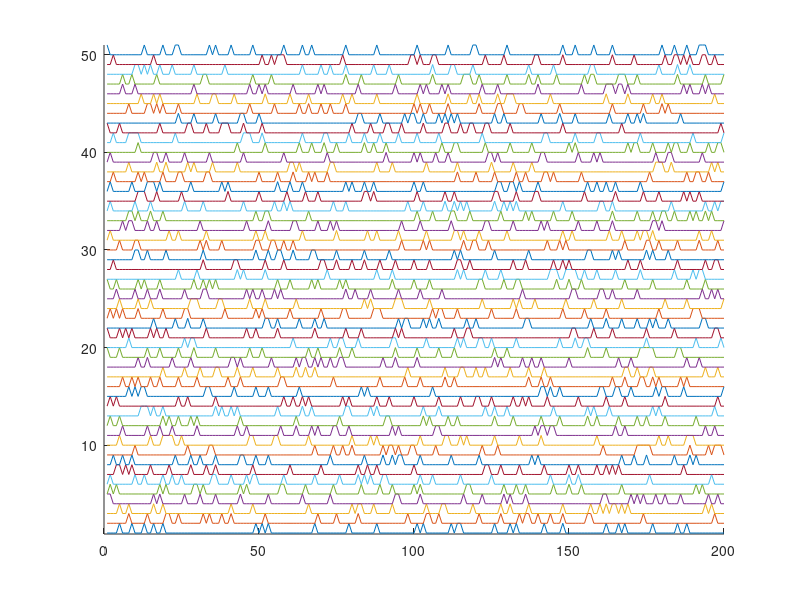
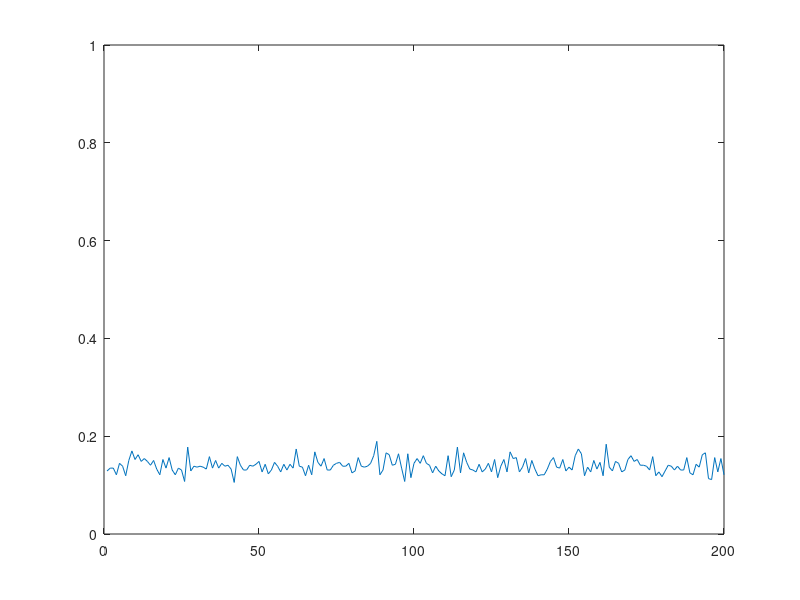
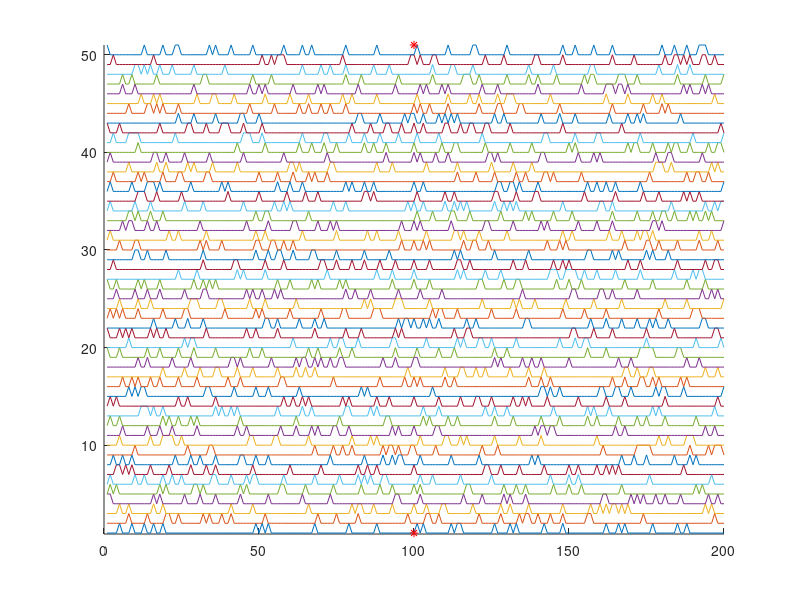
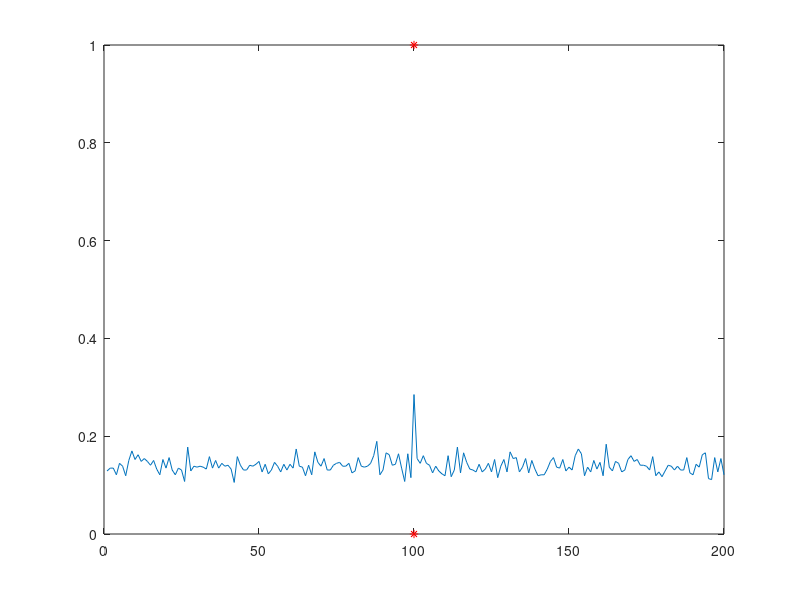

Write MATLAB code to recreate these figures, in order.
clear all

%% Random spikes 

numits = 512; % How many neurons 

len = 200; % Duration of the epoch
numspikes = 30; % Number of spikes per epoch

z = zeros(1,len); % Empty time window, no spikes
t = 1:len; % Time steps

% Make each neuron
for j=numits:-1:1
    neuron(:,j) = z; 
    tt = randi(len,[1,numspikes]); % Random time indexes...
    neuron(tt,j) = 1; % Are set to one, which is the spike
end

% Calculate the downstream response to all neural inputs
    avgDownStream = sum(neuron');
    avgDownStream = avgDownStream / numits;

% Plot all or some of the raw spike trains
maxnumtrainstoshow = 50;
figure(27); clf; hold on;
    for j=1:min([maxnumtrainstoshow, numits])
        plot(t, neuron(:,j)+j);
    end
    ylim([0.9, min([maxnumtrainstoshow+1, numits+1])])

% Plot the downstream neural response
    figure(28); clf; 
        plot(t, avgDownStream); ylim([0 1]);

%% Signal detection with random spikes

detectionChance = 0.20; % Chance that a neuron will detect the event (range 0-1)


neuronDetector = neuron;

detections = find(rand(1,numits) <= detectionChance);
neuronDetector(round(len/2),detections) = 1;

% Calculate the downstream response to all neural inputs
    avgDownStreamDetector = sum(neuronDetector');
    avgDownStreamDetector = avgDownStreamDetector / numits;


figure(29); clf; hold on;
    for j=1:min([maxnumtrainstoshow, numits])
        plot(t, neuronDetector(:,j)+j);
    end
    ylim([0.9, min([maxnumtrainstoshow+1, numits+1])])
    plot(round(len/2), 1, 'r*'); plot(round(len/2), min([maxnumtrainstoshow+1, numits+1]), 'r*')

% Plot the downstream neural response
    figure(30); clf; 
        plot(t, avgDownStreamDetector); 
        hold on;
        plot(round(len/2), 1, 'r*'); plot(round(len/2), 0, 'r*')
        ylim([0 1]);
